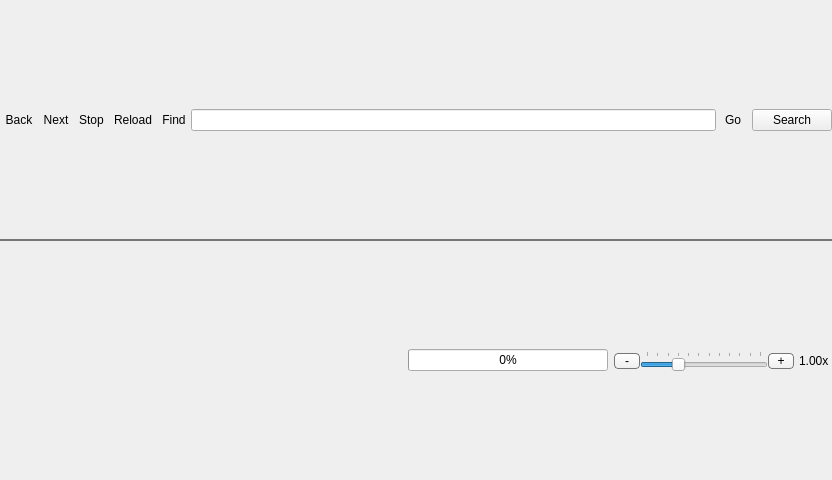
<?xml version="1.0" encoding="UTF-8"?>
<ui version="4.0">
 <class>MainWindow</class>
 <widget class="QMainWindow" name="MainWindow">
  <property name="geometry">
   <rect>
    <x>0</x>
    <y>0</y>
    <width>832</width>
    <height>480</height>
   </rect>
  </property>
  <property name="windowTitle">
   <string>Ryouko</string>
  </property>
  <property name="styleSheet">
   <string notr="true">QListWidget {
border: 0;
}</string>
  </property>
  <property name="unifiedTitleAndToolBarOnMac">
   <bool>false</bool>
  </property>
  <widget class="QWidget" name="centralWidget">
   <layout class="QGridLayout" name="mainLayout">
    <property name="margin">
     <number>0</number>
    </property>
    <property name="spacing">
     <number>0</number>
    </property>
    <item row="1" column="0">
     <widget class="QWidget" name="mainToolBar" native="true">
      <property name="sizePolicy">
       <sizepolicy hsizetype="Preferred" vsizetype="Preferred">
        <horstretch>0</horstretch>
        <verstretch>0</verstretch>
       </sizepolicy>
      </property>
      <property name="styleSheet">
       <string notr="true">#mainToolBar {
border-bottom: 1px solid palette(shadow);
}</string>
      </property>
      <layout class="QGridLayout" name="mainToolBarContents">
       <property name="margin">
        <number>0</number>
       </property>
       <property name="spacing">
        <number>0</number>
       </property>
       <item row="0" column="0">
        <layout class="QHBoxLayout" name="mainToolBarLayout">
         <property name="spacing">
          <number>0</number>
         </property>
         <property name="bottomMargin">
          <number>0</number>
         </property>
         <item>
          <widget class="QWidget" name="subToolBar" native="true">
           <property name="styleSheet">
            <string notr="true">#subToolBar {
min-width: 24px;
}

QListWidget {
border: 0;
}
        
QToolButton, QPushButton {
min-width: 24px;
border: 1px solid transparent;
padding: 4px;
border-radius: 4px;
background-color: transparent;
}

QToolButton:hover, QPushButton:hover {
border: 1px solid palette(shadow);
background: qlineargradient(x1: 0, y1: 0, x2: 0, y2: 1,     stop:0 palette(light), stop:1 palette(button));
}

QToolButton:pressed, QPushButton:pressed {
border: 1px solid palette(shadow);
background: qlineargradient(x1: 0, y1: 0, x2: 0, y2: 1,     stop:0 palette(shadow), stop:1 palette(button));
}</string>
           </property>
           <layout class="QHBoxLayout" name="horizontalLayout">
            <property name="spacing">
             <number>0</number>
            </property>
            <property name="margin">
             <number>0</number>
            </property>
            <item>
             <widget class="QPushButton" name="backButton">
              <property name="toolTip">
               <string>&lt;b&gt;Back&lt;/b&gt;&lt;br&gt;Alt+Left Arrow</string>
              </property>
              <property name="styleSheet">
               <string notr="true"/>
              </property>
              <property name="text">
               <string>Back</string>
              </property>
             </widget>
            </item>
            <item>
             <widget class="QPushButton" name="nextButton">
              <property name="toolTip">
               <string>&lt;b&gt;Next&lt;/b&gt;&lt;br&gt;Alt+Right Arrow</string>
              </property>
              <property name="styleSheet">
               <string notr="true"/>
              </property>
              <property name="text">
               <string>Next</string>
              </property>
             </widget>
            </item>
            <item>
             <widget class="QPushButton" name="stopButton">
              <property name="toolTip">
               <string>&lt;b&gt;Stop&lt;/b&gt;&lt;br&gt;Esc</string>
              </property>
              <property name="text">
               <string>Stop</string>
              </property>
             </widget>
            </item>
            <item>
             <widget class="QPushButton" name="reloadButton">
              <property name="toolTip">
               <string>&lt;b&gt;Reload&lt;/b&gt;&lt;br&gt;F5</string>
              </property>
              <property name="text">
               <string>Reload</string>
              </property>
             </widget>
            </item>
            <item>
             <widget class="QPushButton" name="findButton">
              <property name="toolTip">
               <string>&lt;b&gt;Find&lt;/b&gt;&lt;br&gt;Ctrl+F</string>
              </property>
              <property name="text">
               <string>Find</string>
              </property>
             </widget>
            </item>
            <item>
             <widget class="QLineEdit" name="urlBar">
              <property name="toolTip">
               <string>&lt;b&gt;Location Bar&lt;/b&gt;&lt;br&gt;Ctrl+L; Alt+D</string>
              </property>
             </widget>
            </item>
            <item>
             <widget class="QPushButton" name="goButton">
              <property name="toolTip">
               <string>&lt;b&gt;Go&lt;/b&gt;&lt;br&gt;Enter</string>
              </property>
              <property name="styleSheet">
               <string notr="true"/>
              </property>
              <property name="text">
               <string>Go</string>
              </property>
             </widget>
            </item>
           </layout>
          </widget>
         </item>
         <item>
          <widget class="QPushButton" name="focusURLBarButton">
           <property name="styleSheet">
            <string notr="true">max-width: 0;
min-width: 0;
width: 0;
background: transparent;</string>
           </property>
           <property name="text">
            <string/>
           </property>
           <property name="iconSize">
            <size>
             <width>0</width>
             <height>0</height>
            </size>
           </property>
           <property name="shortcut">
            <string>Alt+D</string>
           </property>
           <property name="flat">
            <bool>true</bool>
           </property>
          </widget>
         </item>
         <item>
          <widget class="QPushButton" name="searchButton">
           <property name="toolTip">
            <string>&lt;b&gt;Search&lt;/b&gt;&lt;br&gt;Ctrl+K</string>
           </property>
           <property name="text">
            <string>Search</string>
           </property>
          </widget>
         </item>
        </layout>
       </item>
      </layout>
     </widget>
    </item>
    <item row="4" column="0">
     <widget class="QWidget" name="statusBar" native="true">
      <property name="styleSheet">
       <string notr="true">#statusBar {
border-top: 1px solid palette(shadow);
}</string>
      </property>
      <layout class="QHBoxLayout" name="statusBarLayout">
       <property name="spacing">
        <number>6</number>
       </property>
       <property name="margin">
        <number>0</number>
       </property>
       <item>
        <widget class="QLineEdit" name="statusMessage">
         <property name="styleSheet">
          <string notr="true">QLineEdit {
min-height: 1em;
max-height: 1em;
border: 0;
background: transparent;
}</string>
         </property>
         <property name="text">
          <string/>
         </property>
         <property name="readOnly">
          <bool>true</bool>
         </property>
        </widget>
       </item>
       <item>
        <widget class="QProgressBar" name="progressBar">
         <property name="enabled">
          <bool>true</bool>
         </property>
         <property name="styleSheet">
          <string notr="true">min-height: 1em;
max-height: 1em;
min-width: 200px;
max-width: 200px;</string>
         </property>
         <property name="value">
          <number>0</number>
         </property>
        </widget>
       </item>
       <item>
        <widget class="QWidget" name="zoomBar" native="true">
         <property name="styleSheet">
          <string notr="true">QToolButton, QPushButton {
min-width: 16px;
min-height: 1em;
max-height: 1em;
padding-left: 4px;
padding-right: 4px;
border-radius: 4px;
border: 1px solid palette(shadow);
background: qlineargradient(x1: 0, y1: 0, x2: 0, y2: 1,     stop:0 palette(light), stop:1 palette(button));
}

QToolButton:pressed, QPushButton:pressed {
border: 1px solid palette(shadow);
background: qlineargradient(x1: 0, y1: 0, x2: 0, y2: 1,     stop:0 palette(shadow), stop:1 palette(button));
}</string>
         </property>
         <layout class="QHBoxLayout" name="horizontalLayout_3">
          <property name="spacing">
           <number>0</number>
          </property>
          <property name="leftMargin">
           <number>0</number>
          </property>
          <property name="topMargin">
           <number>2</number>
          </property>
          <property name="rightMargin">
           <number>0</number>
          </property>
          <property name="bottomMargin">
           <number>0</number>
          </property>
          <item>
           <widget class="QPushButton" name="zoomOutButton">
            <property name="focusPolicy">
             <enum>Qt::NoFocus</enum>
            </property>
            <property name="toolTip">
             <string>&lt;b&gt;Zoom Out&lt;/b&gt;&lt;br&gt;Ctrl+-</string>
            </property>
            <property name="text">
             <string>-</string>
            </property>
           </widget>
          </item>
          <item>
           <widget class="QSlider" name="zoomSlider">
            <property name="sizePolicy">
             <sizepolicy hsizetype="Preferred" vsizetype="Fixed">
              <horstretch>0</horstretch>
              <verstretch>0</verstretch>
             </sizepolicy>
            </property>
            <property name="minimumSize">
             <size>
              <width>128</width>
              <height>0</height>
             </size>
            </property>
            <property name="focusPolicy">
             <enum>Qt::NoFocus</enum>
            </property>
            <property name="styleSheet">
             <string notr="true">max-height: 1em;</string>
            </property>
            <property name="minimum">
             <number>1</number>
            </property>
            <property name="maximum">
             <number>12</number>
            </property>
            <property name="sliderPosition">
             <number>4</number>
            </property>
            <property name="orientation">
             <enum>Qt::Horizontal</enum>
            </property>
            <property name="invertedAppearance">
             <bool>false</bool>
            </property>
            <property name="invertedControls">
             <bool>false</bool>
            </property>
            <property name="tickPosition">
             <enum>QSlider::TicksAbove</enum>
            </property>
            <property name="tickInterval">
             <number>1</number>
            </property>
           </widget>
          </item>
          <item>
           <widget class="QPushButton" name="zoomInButton">
            <property name="focusPolicy">
             <enum>Qt::NoFocus</enum>
            </property>
            <property name="toolTip">
             <string>&lt;b&gt;Zoom In&lt;/b&gt;&lt;br&gt;Ctrl++; Ctrl+=</string>
            </property>
            <property name="text">
             <string>+</string>
            </property>
           </widget>
          </item>
          <item>
           <widget class="QLabel" name="zoomLabel">
            <property name="styleSheet">
             <string notr="true">margin-left: 2px;</string>
            </property>
            <property name="text">
             <string>1.00x</string>
            </property>
           </widget>
          </item>
         </layout>
        </widget>
       </item>
      </layout>
     </widget>
    </item>
   </layout>
  </widget>
 </widget>
 <layoutdefault spacing="0" margin="0"/>
 <resources/>
 <connections/>
</ui>
